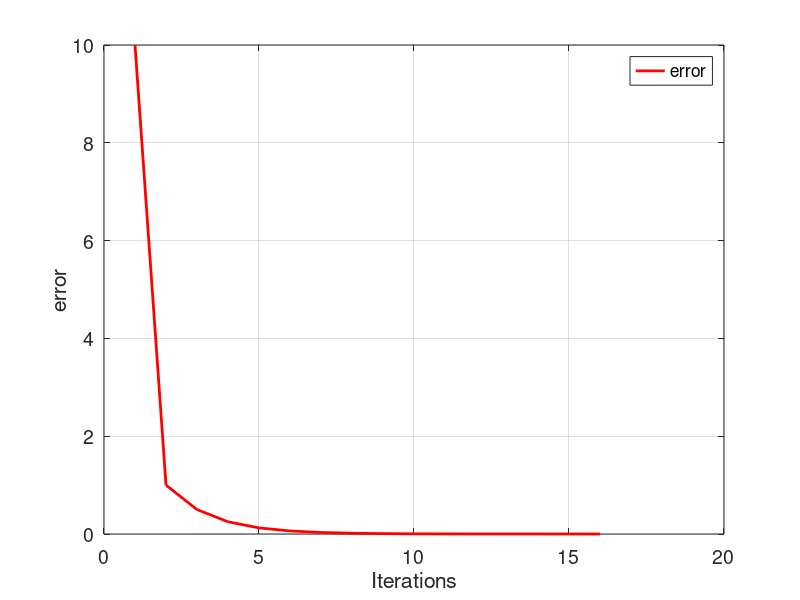

Source code (MATLAB):
'Tarea No.4'
xl=-1
xu=1
i=1
e(i)=10
while (e(i)>0.0001)
    
    xr=(xl+xu)/2
    gxl= xl-2^(-xl)
    gxr= xr-2^(-xr)
    gxu= xu-2^(-xu)
    
    if (gxl*gxr < 0)
        xu=xr
        e(i+1)=abs(xr-xl)
    end
    
    if (gxu*gxr < 0)
        xl=xr 
        e(i+1)= abs(xu-xr)
    end
    
    i=i+1;
    
    if (gxu*gxr==0)
        xr=xr;
    end
    
end

tamanio = size(e);
ite= 1:1:tamanio(2);
figure ('DefaultAxesFontsize', 14)
set (gcf, 'color', 'white');
plot(ite,e,'color',[1 0 0],'LineWidth',2);
grid on
hold on
xlabel('Iterations')
ylabel('error')
legend ('error')